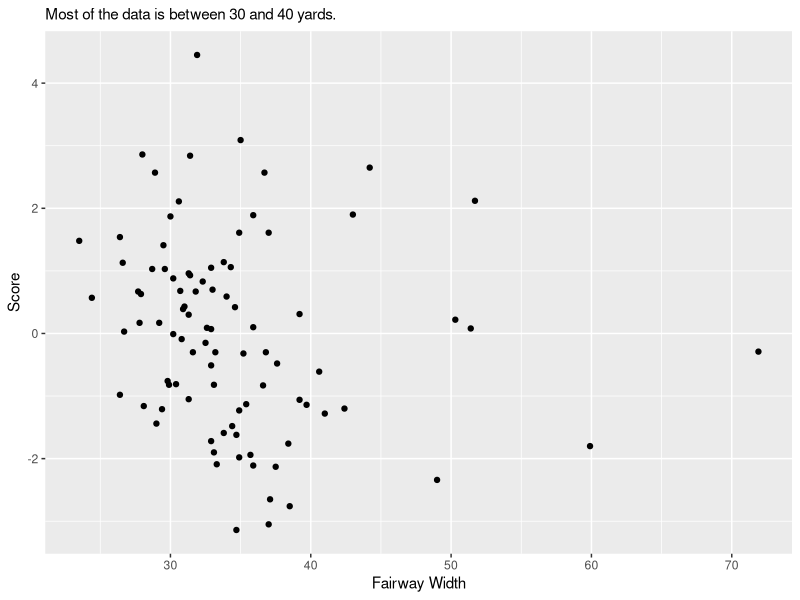
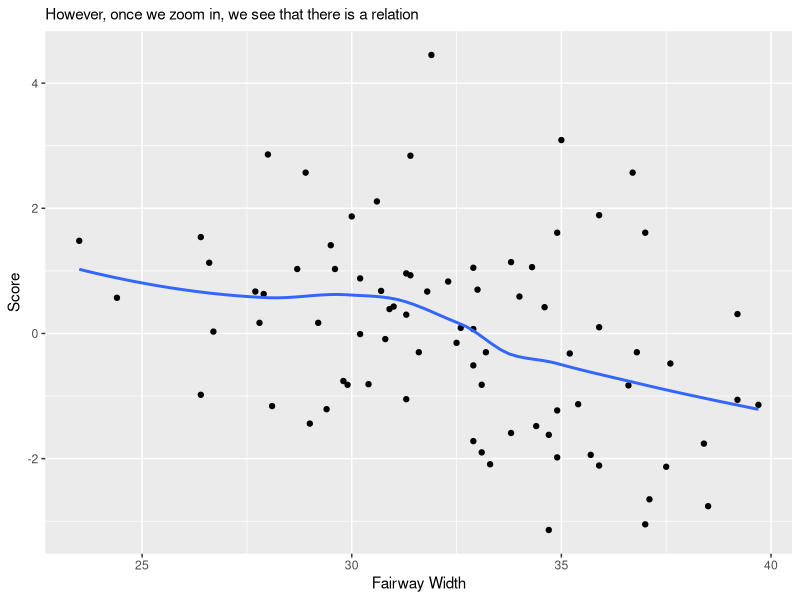

These charts were generated, in order, by the following R code:
## ---- chunk 1
library(tidyverse)
golf_data <- read_csv(file = "dg_new_course_table.csv")
filtered_golf_data <- filter(golf_data, fw_width < 40)

## ---- chunk 2
golf_data |> ggplot(mapping = aes(x = fw_width, y = adj_score_to_par)) + geom_point() + labs(subtitle = "Most of the data is between 30 and 40 yards.", x = "Fairway Width", y = "Score") + theme(plot.title = element_text(face = "bold")) 

filtered_golf_data |> ggplot(mapping = aes(x = fw_width, y = adj_score_to_par)) + geom_point() + geom_smooth(method = "loess", se = FALSE) + labs(subtitle = "However, once we zoom in, we see that there is a relation", x = "Fairway Width", y = "Score") + theme(plot.title = element_text(face = "bold")) 
